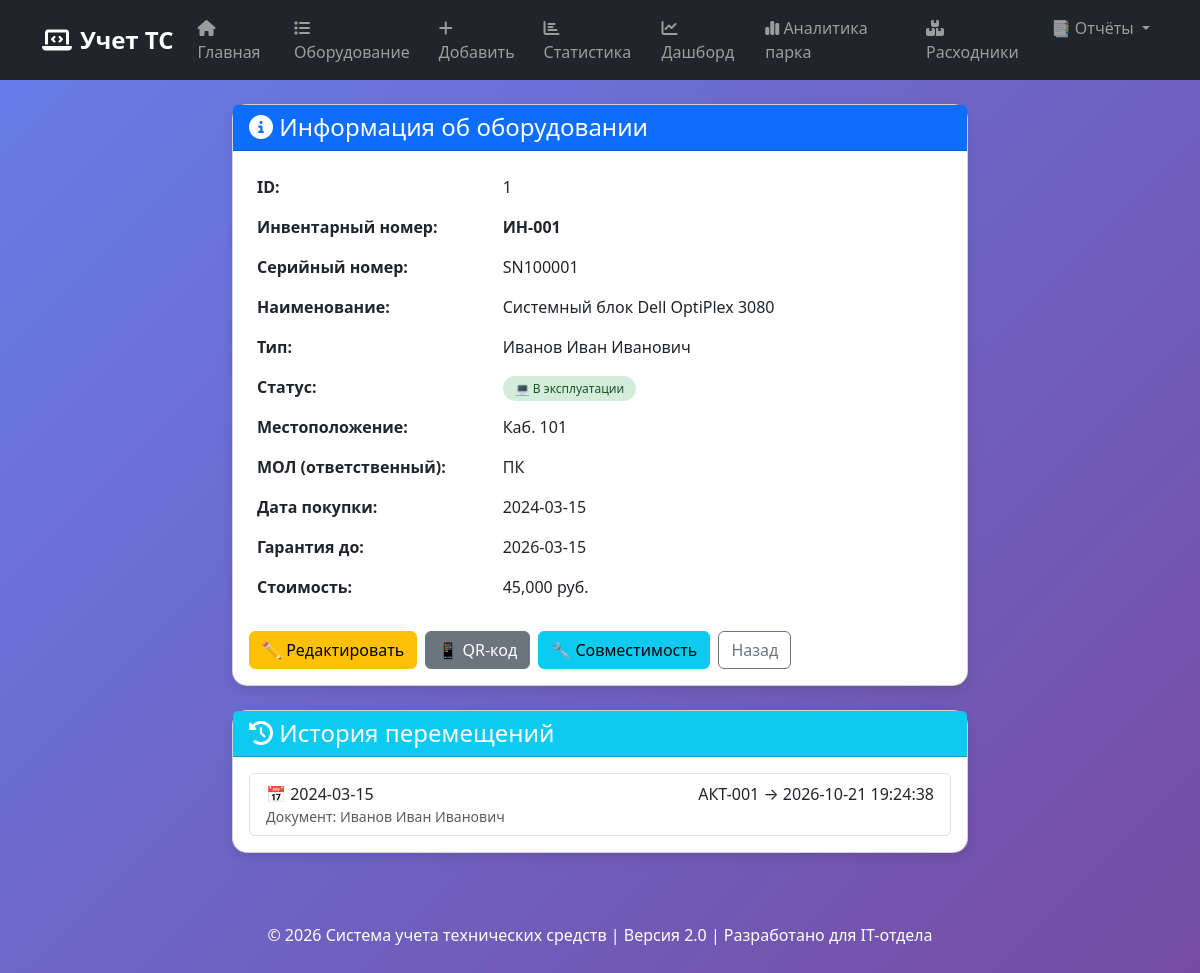
Page /equipment/1 on the committed database.
### tables this page shows
CREATE TABLE equipment (id INTEGER PRIMARY KEY AUTOINCREMENT, inventory_number TEXT UNIQUE NOT NULL, serial_number TEXT, name TEXT NOT NULL, type_id INTEGER, status TEXT DEFAULT 'in_stock', location TEXT, responsible_id INTEGER, purchase_date TEXT, warranty_end TEXT, cost REAL, qr_code TEXT, next_maintenance_date TEXT, created_at TEXT DEFAULT CURRENT_TIMESTAMP, updated_at TEXT DEFAULT CURRENT_TIMESTAMP, FOREIGN KEY (type_id) REFERENCES equipment_types(id), FOREIGN KEY (responsible_id) REFERENCES users(id));

CREATE TABLE users (id INTEGER PRIMARY KEY AUTOINCREMENT, username TEXT UNIQUE NOT NULL, password TEXT NOT NULL, role TEXT CHECK(role IN ('admin', 'it_user', 'mol')), full_name TEXT, department TEXT, email TEXT, created_at TEXT DEFAULT CURRENT_TIMESTAMP);

CREATE TABLE equipment_types (id INTEGER PRIMARY KEY AUTOINCREMENT, name TEXT NOT NULL, category TEXT, depreciation_rate REAL);

CREATE TABLE movements (id INTEGER PRIMARY KEY AUTOINCREMENT, equipment_id INTEGER NOT NULL, from_mol_id INTEGER, to_mol_id INTEGER, from_location TEXT, to_location TEXT, date TEXT NOT NULL, document_number TEXT, created_at TEXT DEFAULT CURRENT_TIMESTAMP, FOREIGN KEY (equipment_id) REFERENCES equipment(id), FOREIGN KEY (from_mol_id) REFERENCES users(id), FOREIGN KEY (to_mol_id) REFERENCES users(id));

### app.py (the view)
@app.route('/equipment/<int:equipment_id>')
def view_equipment(equipment_id):
    equipment = db.get_equipment_by_id(equipment_id)
    if not equipment:
        flash('❌ Оборудование не найдено', 'error')
        return redirect(url_for('equipment_list'))
    history = db.get_equipment_history(equipment_id)
    return render_template('view_equipment.html', equipment=equipment, history=history)

### database.py (called while the page is built)
def get_connection():
    return sqlite3.connect(DB_NAME)

def get_equipment_by_id(equipment_id):
    with get_connection() as conn:
        cursor = conn.cursor()
        cursor.execute('SELECT e.id, e.inventory_number, e.serial_number, e.name, e.status, e.location, e.purchase_date, e.cost, e.warranty_end, e.type_id, e.responsible_id, et.name as type_name, u.full_name as responsible_name FROM equipment e LEFT JOIN equipment_types et ON e.type_id = et.id LEFT JOIN users u ON e.responsible_id = u.id WHERE e.id = ?', (equipment_id,))
        return cursor.fetchone()

def get_equipment_history(equipment_id):
    with get_connection() as conn:
        cursor = conn.cursor()
        cursor.execute('SELECT m.*, u1.full_name as from_mol_name, u2.full_name as to_mol_name FROM movements m LEFT JOIN users u1 ON m.from_mol_id = u1.id LEFT JOIN users u2 ON m.to_mol_id = u2.id WHERE m.equipment_id = ? ORDER BY m.date DESC', (equipment_id,))
        return cursor.fetchall()

### templates/view_equipment.html (shortened to what this page needs)
{% extends "base.html" %}
{% block content %}
<div class="row">
    <div class="col-md-8 mx-auto">
        <div class="card">
            <div class="card-header bg-primary text-white">
                <h4 class="mb-0"><i class="fas fa-info-circle"></i> Информация об оборудовании</h4>
            </div>
            <div class="card-body">
                <table class="table table-borderless">
                    <tr><th width="35%">ID:</th><td>{{ equipment[0] }}</td></tr>
                    <tr><th>Инвентарный номер:</th><td><strong>{{ equipment[1] }}</strong></td></tr>
                    <tr><th>Серийный номер:</th><td>{{ equipment[2] or '—' }}</td></tr>
                    <tr><th>Наименование:</th><td>{{ equipment[3] }}</td></tr>
                    <tr><th>Тип:</th><td>{{ equipment[12] or '—' }}</td></tr>
                    <tr><th>Статус:</th>
                        <td>
                            <span class="status-badge status-{{ equipment[4] }}">
                                {% if equipment[4] == 'in_use' %}💻 В эксплуатации
                                {% elif equipment[4] == 'in_stock' %}📦 На складе
                                {% elif equipment[4] == 'repair' %}🔧 В ремонте
                                {% else %}{{ equipment[4] }}{% endif %}
                            </span>
                        </td>
                    </tr>
                    <tr><th>Местоположение:</th><td>{{ equipment[5] or '—' }}</td></tr>
                    <tr><th>МОЛ (ответственный):</th><td>{{ equipment[11] or '—' }}</td></tr>
                    <tr><th>Дата покупки:</th><td>{{ equipment[6] or '—' }}</td></tr>
                    <tr><th>Гарантия до:</th><td>{{ equipment[8] or '—' }}</td></tr>
                    <tr><th>Стоимость:</th>
                        <td>{% if equipment[7] %}{{ '{:,.0f}'.format(equipment[7]) }} руб.{% else %}—{% endif %}</td>
                    </tr>
                </table>
                <div class="mt-4 d-flex gap-2 flex-wrap">
                    <a href="{{ url_for('edit_equipment', equipment_id=equipment[0]) }}" class="btn btn-warning">✏️ Редактировать</a>
                    <a href="{{ url_for('show_qrcode', equipment_id=equipment[0]) }}" class="btn btn-secondary">📱 QR-код</a>
                    <a href="{{ url_for('compatible_parts', equipment_id=equipment[0]) }}" class="btn btn-info">🔧 Совместимость</a>
                    <a href="{{ url_for('equipment_list') }}" class="btn btn-outline-secondary">Назад</a>
                </div>
            </div>
        </div>
    </div>
</div>
<div class="row mt-4">
    <div class="col-md-8 mx-auto">
        <div class="card">
            <div class="card-header bg-info text-white">
                <h4 class="mb-0"><i class="fas fa-history"></i> История перемещений</h4>
            </div>
            <div class="card-body">
                {% if history %}
                    <div class="list-group">
                        {% for h in history %}
                        <div class="list-group-item">
                            <div class="d-flex justify-content-between">
                                <span>📅 {{ h[6] }}</span>
                                <span>{{ h[7] or 'Склад' }} → {{ h[8] or h[5] or '—' }}</span>
                            </div>
                            <div class="small text-muted">Документ: {{ h[10] or '—' }}</div>
                        </div>
                        {% endfor %}
                    </div>
                {% else %}
                    <p class="text-muted text-center">Нет записей о перемещениях</p>
                {% endif %}
            </div>
        </div>
    </div>
</div>
{% endblock %}

### templates/base.html (style rules this page uses)
body { background: linear-gradient(135deg, #667eea 0%, #764ba2 100%); min-height: 100vh; }
.card { border-radius: 15px; box-shadow: 0 4px 12px rgba(0,0,0,0.1); transition: transform 0.2s; background: white; }
.status-badge { padding: 4px 12px; border-radius: 20px; font-size: 12px; font-weight: 500; }
.status-in_use { background: #d4edda; color: #155724; }

### rows in the picture
equipment: id "1", inventory_number "ИН-001", serial_number "SN100001", name "Системный блок Dell OptiPlex 3080", location "Каб. 101", purchase_date "2024-03-15", warranty_end "2026-03-15", cost "45,000"
users: full_name "Иванов Иван Иванович"
equipment_types: name "ПК"
movements: date "2024-03-15", document_number "АКТ-001", created_at "2026-10-21 19:24:38", full_name "Иванов Иван Иванович"
